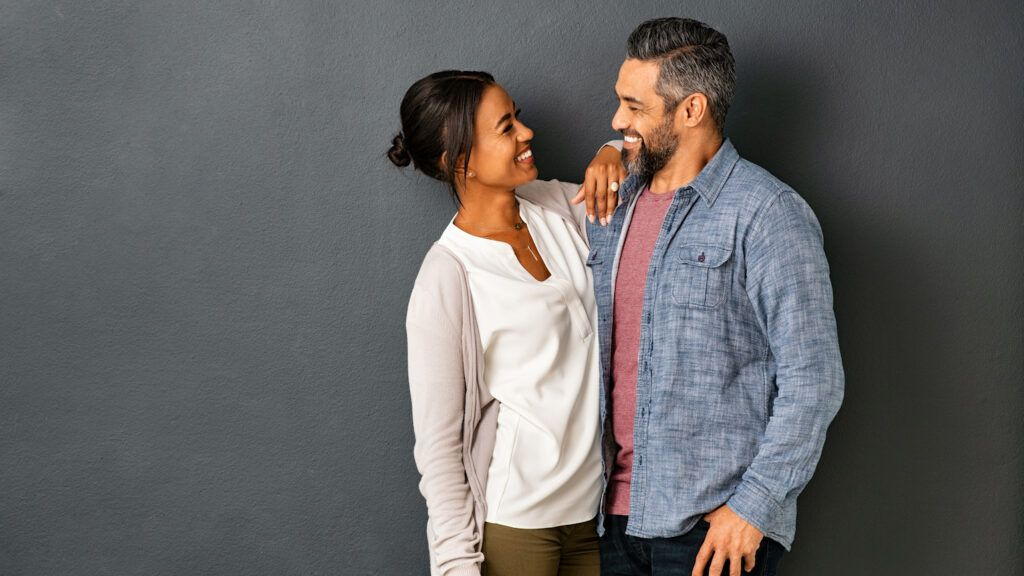
#> input picture peter/happy_couple.jpg, 1024 x 576 px, found by its file name
$ python text.py
#> lines starting #> are read from the running program, lines starting #| are printed output that depends on the picture
import cv2
import numpy as np


img_path = '/Users/ahnwooseok/Downloads/github/2023-Konkuk-Univ-Graduation-Project/peter/happy_couple.jpg'


image = cv2.imread(img_path)
#> image is the input picture: shape (576, 1024, 3); mean B, G, R 101.3, 101.2, 102.9


for i in [0.1, 0.7, 0.75, 0.8, 0.85 ,0.9, 0.95]:
    stylized_image = cv2.stylization(image, sigma_s=100, sigma_r=i)
    cv2.imwrite(f'stylized_couple1_{i}.jpg', stylized_image)
#> this loop made 7 passes
#> pass 1, `stylized_image = cv2.stylization(image, sigma_s=100, sigma_r=i)`:
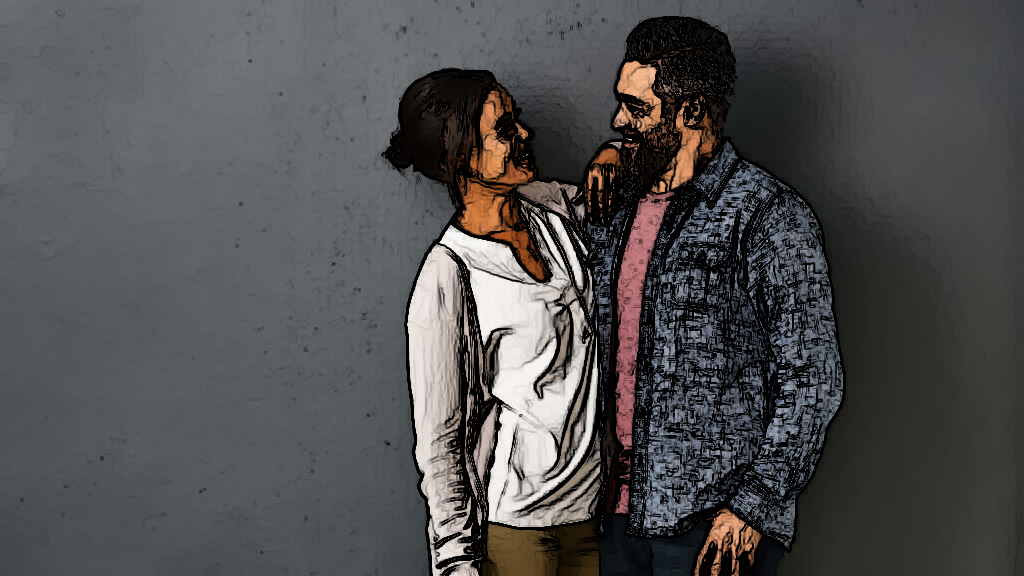
#> stylized_image: shape (576, 1024, 3); mean B, G, R 79.6, 79.4, 79.3
#> pass 2, `stylized_image = cv2.stylization(image, sigma_s=100, sigma_r=i)`:
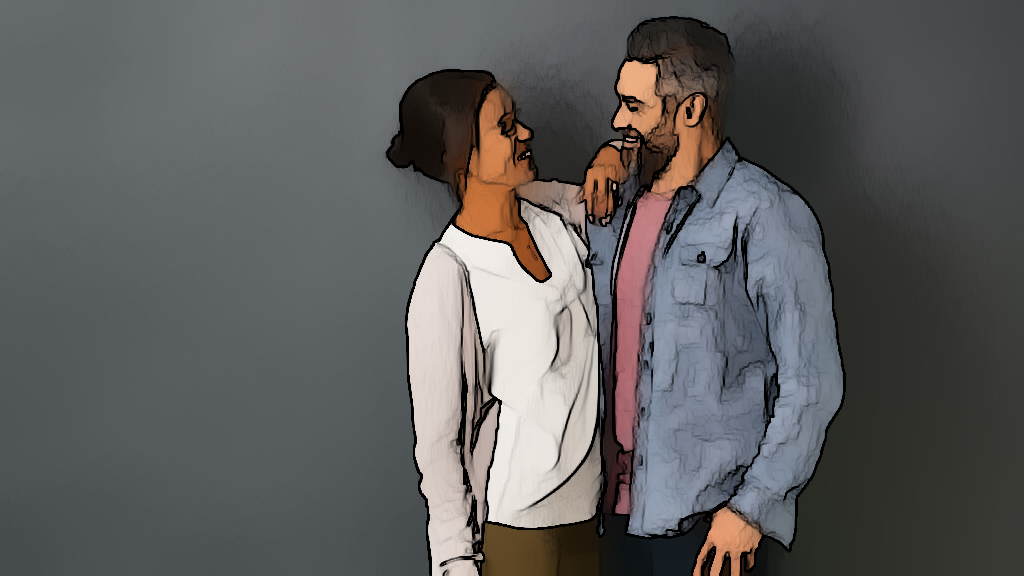
#> stylized_image: shape (576, 1024, 3); mean B, G, R 93.5, 93.2, 93.9

$ run again, with peter/AdobeStock_94274587_welsh_corgi_pembroke_CD.jpg copied over peter/happy_couple.jpg
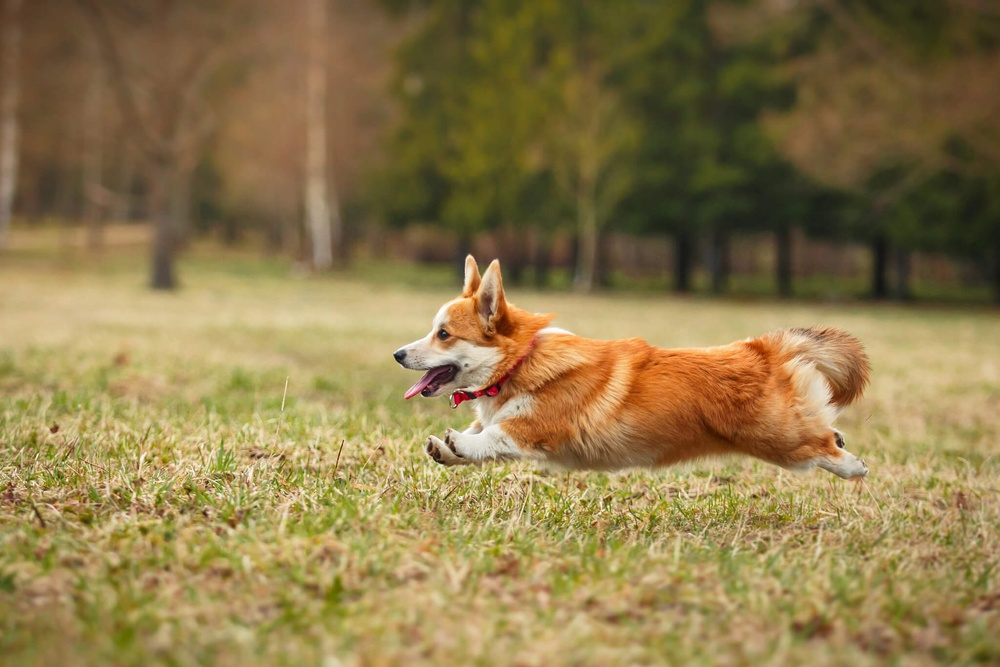
#> input picture peter/AdobeStock_94274587_welsh_corgi_pembroke_CD.jpg, 1000 x 667 px, shrunk from 2048 x 1365 before the run, found by its file name
#> image is the input picture: shape (667, 1000, 3); mean B, G, R 74.8, 121.3, 141.3
#> the loop `for i in [0.1, 0.7, 0.75, 0.8, 0.85 ,0.9, 0.95]:` made 7 passes
#> pass 1, `stylized_image = cv2.stylization(image, sigma_s=100, sigma_r=i)`:
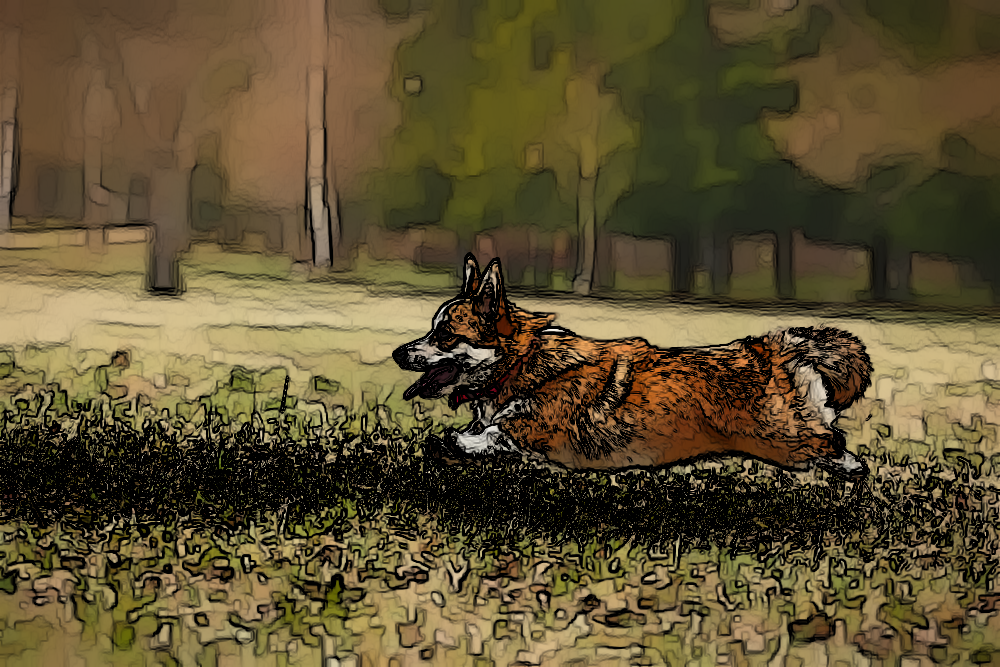
#> stylized_image: shape (667, 1000, 3); mean B, G, R 49.7, 80.6, 93.5
#> pass 2, `stylized_image = cv2.stylization(image, sigma_s=100, sigma_r=i)`:
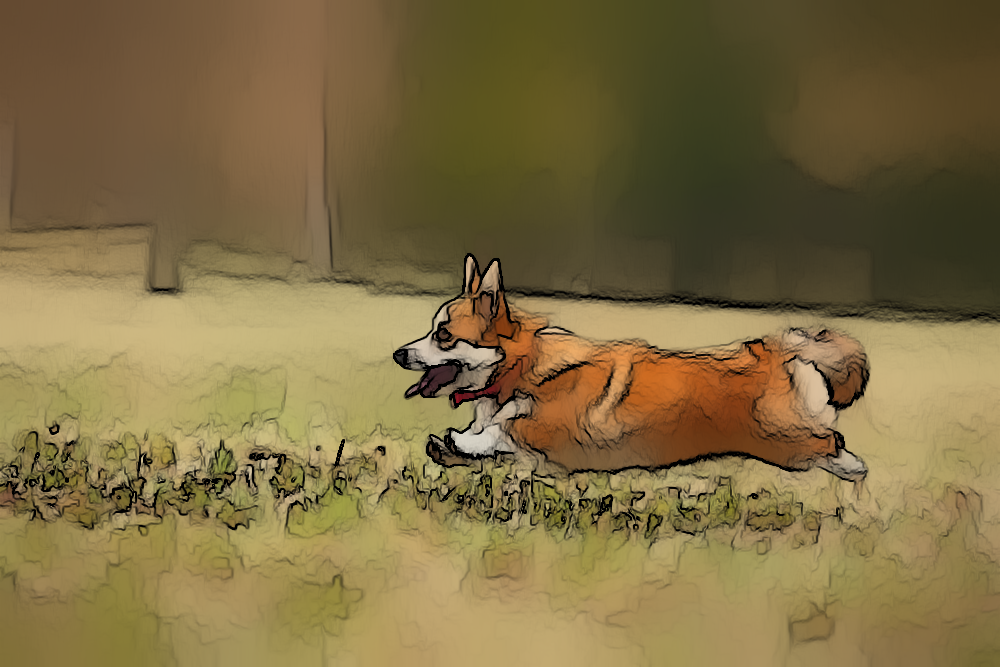
#> stylized_image: shape (667, 1000, 3); mean B, G, R 67.2, 109.4, 127.1
